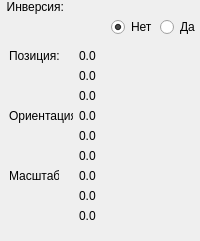
       <widget class="QWidget" name="wCube" native="true">
        <layout class="QVBoxLayout" name="verticalLayout_7">
         <property name="spacing">
          <number>3</number>
         </property>
         <property name="leftMargin">
          <number>0</number>
         </property>
         <property name="topMargin">
          <number>0</number>
         </property>
         <property name="rightMargin">
          <number>0</number>
         </property>
         <property name="bottomMargin">
          <number>9</number>
         </property>
         <item alignment="Qt::AlignLeft">
          <widget class="QLabel" name="label_3">
           <property name="text">
            <string>  Инверсия:</string>
           </property>
          </widget>
         </item>
         <item alignment="Qt::AlignRight">
          <widget class="QWidget" name="widget_8" native="true">
           <layout class="QHBoxLayout" name="horizontalLayout_4">
            <property name="spacing">
             <number>3</number>
            </property>
            <property name="leftMargin">
             <number>0</number>
            </property>
            <property name="topMargin">
             <number>0</number>
            </property>
            <property name="rightMargin">
             <number>0</number>
            </property>
            <property name="bottomMargin">
             <number>0</number>
            </property>
            <item alignment="Qt::AlignRight">
             <widget class="QRadioButton" name="rbCubeInverseNo">
              <property name="text">
               <string>Нет</string>
              </property>
              <property name="checked">
               <bool>true</bool>
              </property>
              <attribute name="buttonGroup">
               <string notr="true">bgCubeInverse</string>
              </attribute>
             </widget>
            </item>
            <item alignment="Qt::AlignRight">
             <widget class="QRadioButton" name="rbCubeInverseYes">
              <property name="text">
               <string>Да</string>
              </property>
              <attribute name="buttonGroup">
               <string notr="true">bgCubeInverse</string>
              </attribute>
             </widget>
            </item>
           </layout>
          </widget>
         </item>
         <item>
          <widget class="QWidget" name="widget" native="true">
           <property name="maximumSize">
            <size>
             <width>105</width>
             <height>16777215</height>
            </size>
           </property>
           <layout class="QGridLayout" name="gridLayout">
            <item row="6" column="0">
             <widget class="QLabel" name="lScale">
              <property name="sizePolicy">
               <sizepolicy hsizetype="Maximum" vsizetype="Maximum">
                <horstretch>0</horstretch>
                <verstretch>0</verstretch>
               </sizepolicy>
              </property>
              <property name="maximumSize">
               <size>
                <width>50</width>
                <height>16777215</height>
               </size>
              </property>
              <property name="text">
               <string>Масштаб:</string>
              </property>
             </widget>
            </item>
            <item row="4" column="1">
             <widget class="QLabel" name="lOrientation_2">
              <property name="maximumSize">
               <size>
                <width>20</width>
                <height>16777215</height>
               </size>
              </property>
              <property name="text">
               <string>0.0</string>
              </property>
             </widget>
            </item>
            <item row="3" column="0">
             <widget class="QLabel" name="lOrientation">
              <property name="sizePolicy">
               <sizepolicy hsizetype="Maximum" vsizetype="Maximum">
                <horstretch>0</horstretch>
                <verstretch>0</verstretch>
               </sizepolicy>
              </property>
              <property name="maximumSize">
               <size>
                <width>72</width>
                <height>16777215</height>
               </size>
              </property>
              <property name="text">
               <string>Ориентация:</string>
              </property>
             </widget>
            </item>
            <item row="0" column="1">
             <widget class="QLabel" name="lPosition_1">
              <property name="maximumSize">
               <size>
                <width>20</width>
                <height>16777215</height>
               </size>
              </property>
              <property name="text">
               <string>0.0</string>
              </property>
             </widget>
            </item>
            <item row="7" column="1">
             <widget class="QLabel" name="lScale_2">
              <property name="maximumSize">
               <size>
                <width>20</width>
                <height>16777215</height>
               </size>
              </property>
              <property name="text">
               <string>0.0</string>
              </property>
             </widget>
            </item>
            <item row="1" column="1">
             <widget class="QLabel" name="lPosition_2">
              <property name="maximumSize">
               <size>
                <width>20</width>
                <height>16777215</height>
               </size>
              </property>
              <property name="text">
               <string>0.0</string>
              </property>
             </widget>
            </item>
            <item row="8" column="1">
             <widget class="QLabel" name="lScale_3">
              <property name="maximumSize">
               <size>
                <width>20</width>
                <height>16777215</height>
               </size>
              </property>
              <property name="text">
               <string>0.0</string>
              </property>
             </widget>
            </item>
            <item row="6" column="1">
             <widget class="QLabel" name="lScale_1">
              <property name="maximumSize">
               <size>
                <width>20</width>
                <height>16777215</height>
               </size>
              </property>
              <property name="text">
               <string>0.0</string>
              </property>
             </widget>
            </item>
            <item row="2" column="1">
             <widget class="QLabel" name="lPosition_3">
              <property name="maximumSize">
               <size>
                <width>20</width>
                <height>16777215</height>
               </size>
              </property>
              <property name="text">
               <string>0.0</string>
              </property>
             </widget>
            </item>
            <item row="0" column="0">
             <widget class="QLabel" name="lPosition">
              <property name="sizePolicy">
               <sizepolicy hsizetype="Maximum" vsizetype="Maximum">
                <horstretch>0</horstretch>
                <verstretch>0</verstretch>
               </sizepolicy>
              </property>
              <property name="maximumSize">
               <size>
                <width>50</width>
                <height>16777215</height>
               </size>
              </property>
              <property name="text">
               <string>Позиция:</string>
              </property>
             </widget>
            </item>
            <item row="3" column="1">
             <widget class="QLabel" name="lOrientation_1">
              <property name="maximumSize">
               <size>
                <width>20</width>
                <height>16777215</height>
               </size>
              </property>
              <property name="text">
               <string>0.0</string>
              </property>
             </widget>
            </item>
            <item row="5" column="1">
             <widget class="QLabel" name="lOrientation_3">
              <property name="maximumSize">
               <size>
                <width>20</width>
                <height>16777215</height>
               </size>
              </property>
              <property name="text">
               <string>0.0</string>
              </property>
             </widget>
            </item>
           </layout>
          </widget>
         </item>
        </layout>
       </widget>
